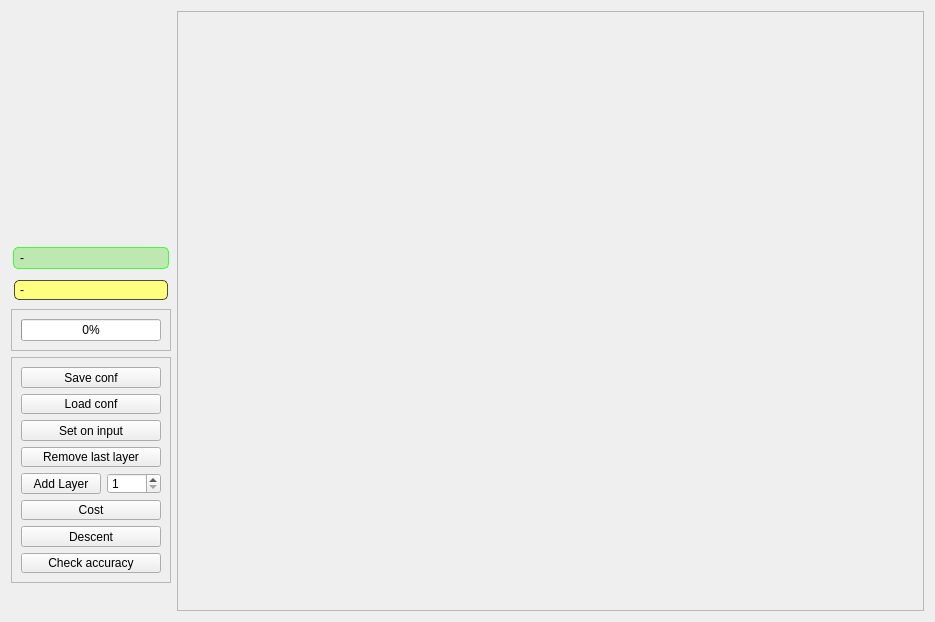
<?xml version="1.0" encoding="UTF-8"?>
<ui version="4.0">
 <class>MainView</class>
 <widget class="QWidget" name="MainView">
  <property name="geometry">
   <rect>
    <x>0</x>
    <y>0</y>
    <width>935</width>
    <height>622</height>
   </rect>
  </property>
  <property name="windowTitle">
   <string>Form</string>
  </property>
  <layout class="QHBoxLayout" name="horizontalLayout_2">
   <item>
    <layout class="QVBoxLayout" name="verticalLayout">
     <item>
      <widget class="ReadMNIST" name="readMNIST" native="true">
       <property name="minimumSize">
        <size>
         <width>157</width>
         <height>228</height>
        </size>
       </property>
      </widget>
     </item>
     <item>
      <widget class="QLabel" name="predictionLbl">
       <property name="styleSheet">
        <string notr="true">border: 1px solid rgba(5, 255, 5, 0.7);
border-radius: 5px;
background-color: rgba(113, 222, 78, 100);
margin: 2px;
padding: 3px;</string>
       </property>
       <property name="text">
        <string>-</string>
       </property>
      </widget>
     </item>
     <item>
      <widget class="QLabel" name="accuracyLbl">
       <property name="styleSheet">
        <string notr="true">border: 1px solid rgba(5, 5, 5, 0.7);
border-radius: 5px;
background-color: rgb(255, 255, 127);
margin: 3px;
padding: 2px;
</string>
       </property>
       <property name="text">
        <string>-</string>
       </property>
      </widget>
     </item>
     <item>
      <widget class="QFrame" name="frame_2">
       <property name="frameShape">
        <enum>QFrame::StyledPanel</enum>
       </property>
       <property name="frameShadow">
        <enum>QFrame::Raised</enum>
       </property>
       <layout class="QVBoxLayout" name="verticalLayout_3">
        <item>
         <widget class="QProgressBar" name="prBar1">
          <property name="sizePolicy">
           <sizepolicy hsizetype="Preferred" vsizetype="Fixed">
            <horstretch>0</horstretch>
            <verstretch>0</verstretch>
           </sizepolicy>
          </property>
          <property name="value">
           <number>0</number>
          </property>
         </widget>
        </item>
       </layout>
      </widget>
     </item>
     <item>
      <widget class="QFrame" name="frame">
       <property name="minimumSize">
        <size>
         <width>0</width>
         <height>140</height>
        </size>
       </property>
       <property name="frameShape">
        <enum>QFrame::StyledPanel</enum>
       </property>
       <property name="frameShadow">
        <enum>QFrame::Raised</enum>
       </property>
       <layout class="QVBoxLayout" name="verticalLayout_2">
        <item>
         <widget class="QPushButton" name="saveBtn">
          <property name="text">
           <string>Save conf</string>
          </property>
         </widget>
        </item>
        <item>
         <widget class="QPushButton" name="loadBtn">
          <property name="text">
           <string>Load conf</string>
          </property>
         </widget>
        </item>
        <item>
         <widget class="QPushButton" name="inputBtn">
          <property name="text">
           <string>Set on input</string>
          </property>
         </widget>
        </item>
        <item>
         <widget class="QPushButton" name="rmBtn">
          <property name="text">
           <string>Remove last layer</string>
          </property>
         </widget>
        </item>
        <item>
         <layout class="QHBoxLayout" name="horizontalLayout">
          <item>
           <widget class="QPushButton" name="pushButton">
            <property name="sizePolicy">
             <sizepolicy hsizetype="Preferred" vsizetype="Fixed">
              <horstretch>3</horstretch>
              <verstretch>0</verstretch>
             </sizepolicy>
            </property>
            <property name="text">
             <string>Add Layer</string>
            </property>
           </widget>
          </item>
          <item>
           <widget class="QSpinBox" name="spinBox">
            <property name="sizePolicy">
             <sizepolicy hsizetype="Preferred" vsizetype="Fixed">
              <horstretch>1</horstretch>
              <verstretch>0</verstretch>
             </sizepolicy>
            </property>
            <property name="minimum">
             <number>1</number>
            </property>
            <property name="maximum">
             <number>9999</number>
            </property>
           </widget>
          </item>
         </layout>
        </item>
        <item>
         <widget class="QPushButton" name="costBtn">
          <property name="text">
           <string>Cost</string>
          </property>
         </widget>
        </item>
        <item>
         <widget class="QPushButton" name="descentBtn">
          <property name="text">
           <string>Descent</string>
          </property>
         </widget>
        </item>
        <item>
         <widget class="QPushButton" name="accuracyBtn">
          <property name="text">
           <string>Check accuracy</string>
          </property>
         </widget>
        </item>
       </layout>
      </widget>
     </item>
     <item>
      <spacer name="verticalSpacer">
       <property name="orientation">
        <enum>Qt::Vertical</enum>
       </property>
       <property name="sizeHint" stdset="0">
        <size>
         <width>20</width>
         <height>40</height>
        </size>
       </property>
      </spacer>
     </item>
    </layout>
   </item>
   <item>
    <widget class="QScrollArea" name="scrollArea">
     <property name="widgetResizable">
      <bool>true</bool>
     </property>
     <widget class="Perceptron" name="perceptron">
      <property name="geometry">
       <rect>
        <x>0</x>
        <y>0</y>
        <width>737</width>
        <height>602</height>
       </rect>
      </property>
     </widget>
    </widget>
   </item>
  </layout>
 </widget>
 <customwidgets>
  <customwidget>
   <class>ReadMNIST</class>
   <extends>QWidget</extends>
   <header location="global">readmnist.h</header>
   <container>1</container>
  </customwidget>
  <customwidget>
   <class>Perceptron</class>
   <extends>QWidget</extends>
   <header location="global">perceptron.h</header>
   <container>1</container>
   <slots>
    <slot>saveAll()</slot>
   </slots>
  </customwidget>
 </customwidgets>
 <resources/>
 <connections/>
</ui>
